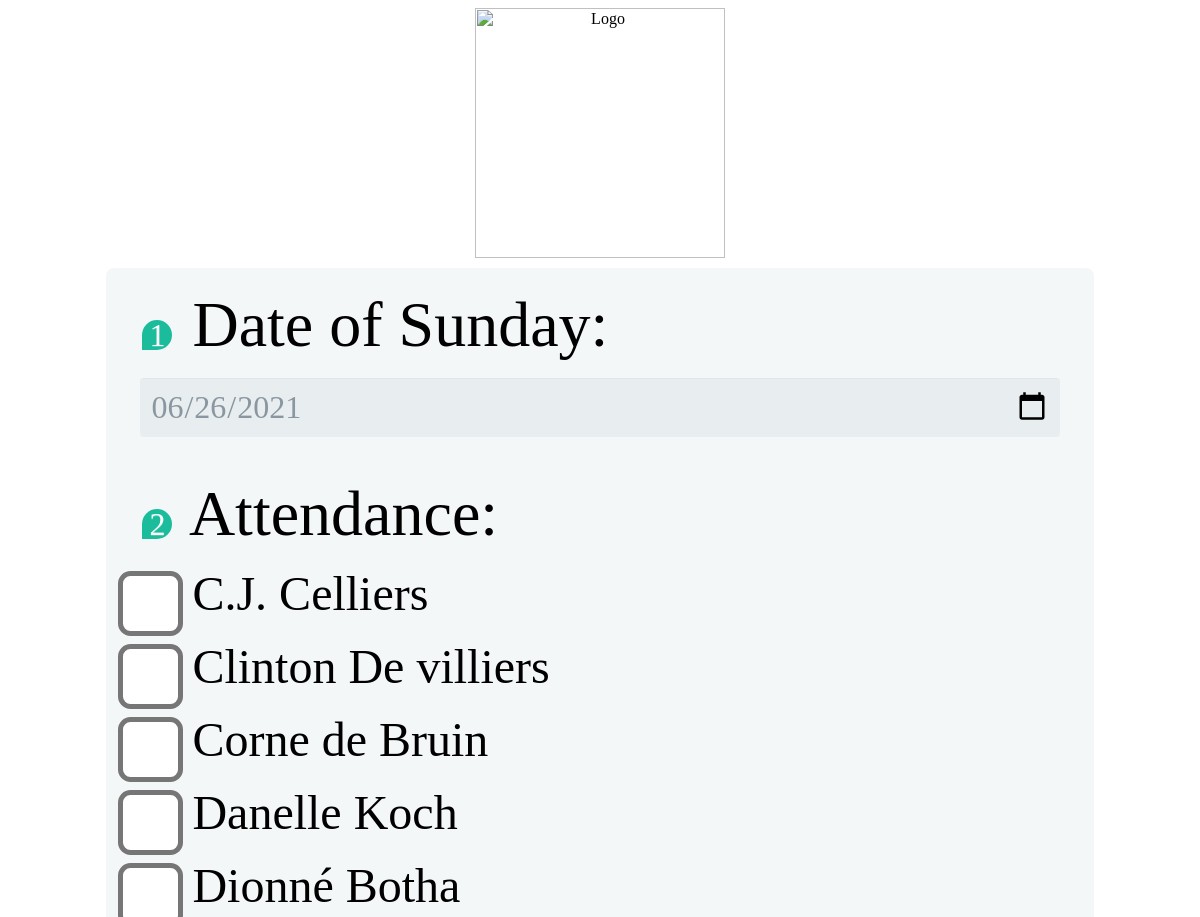
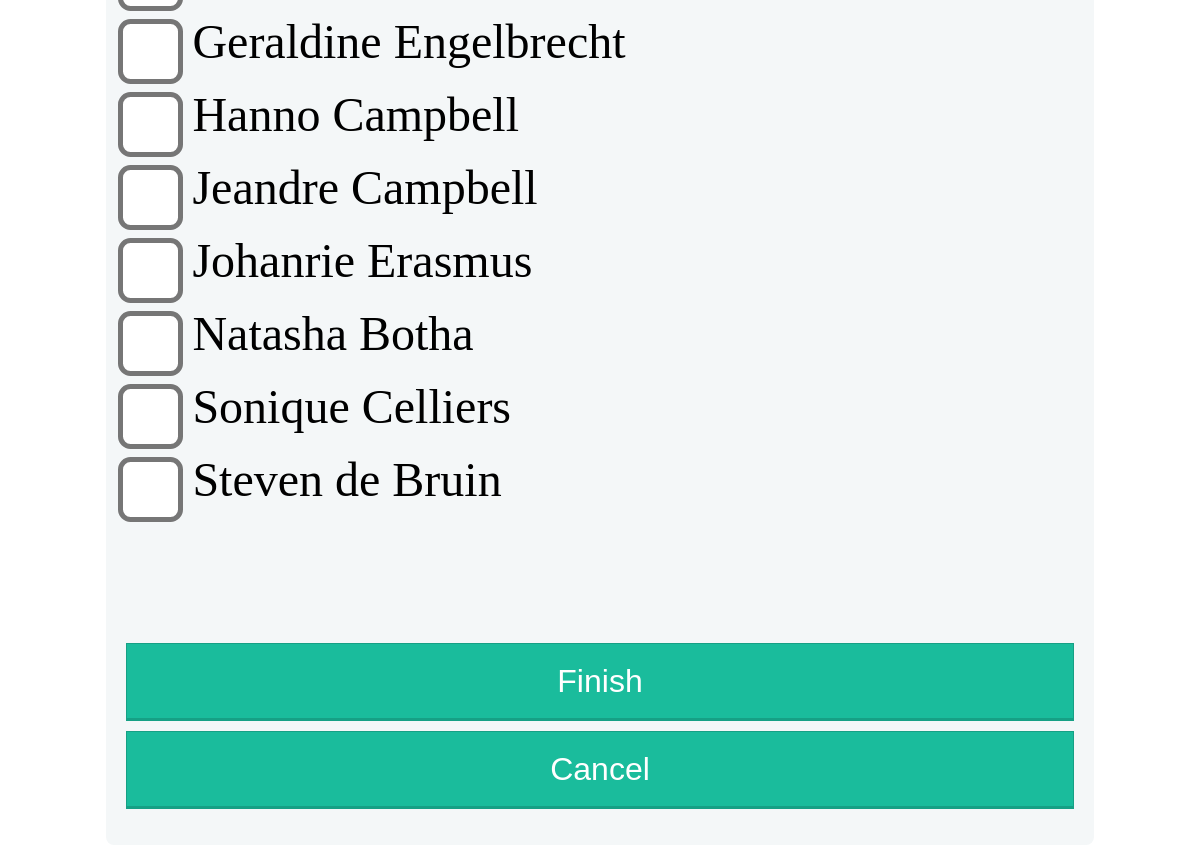
The app's page /register.php (signed in), older data (2 pictures, top to bottom).
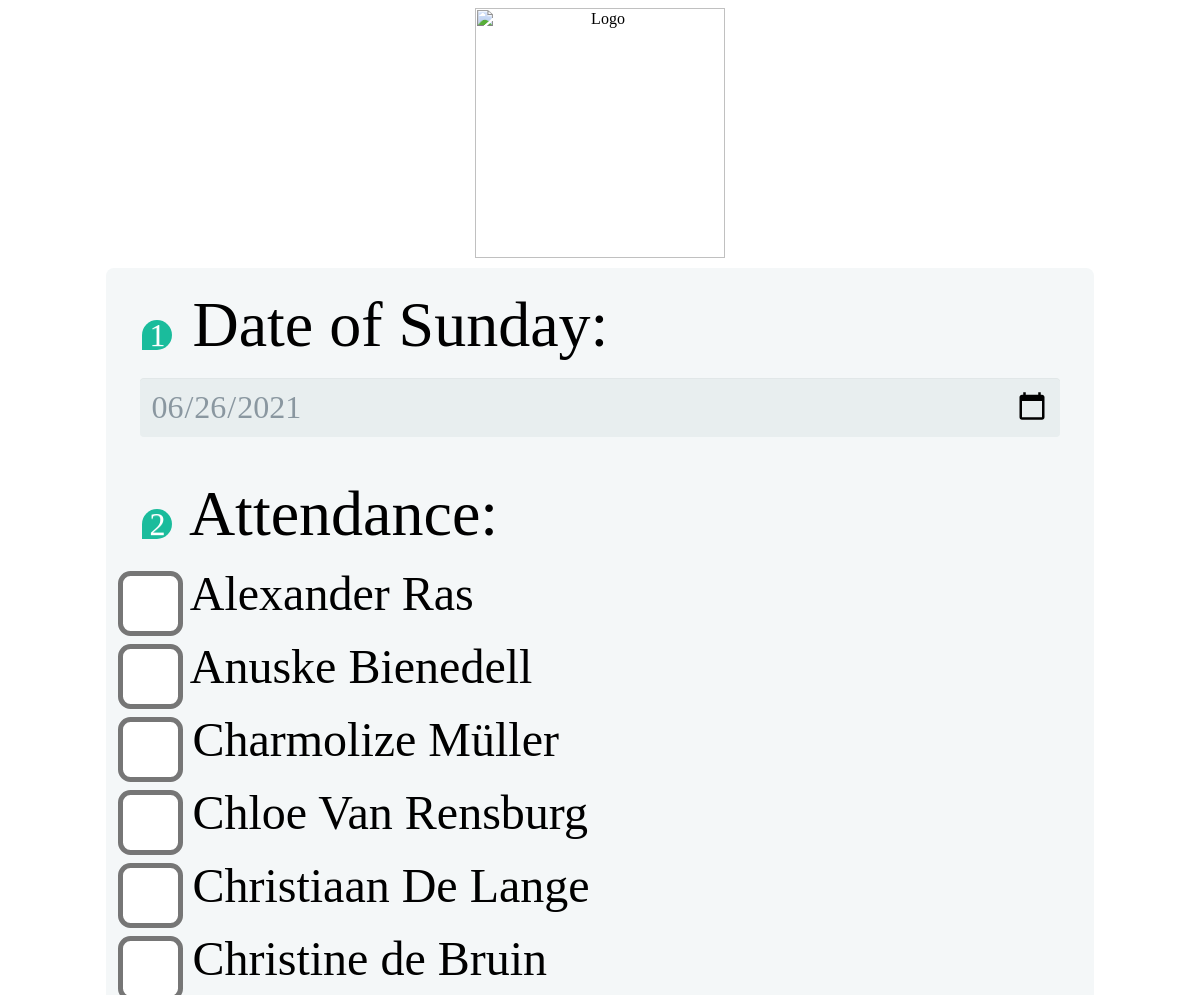
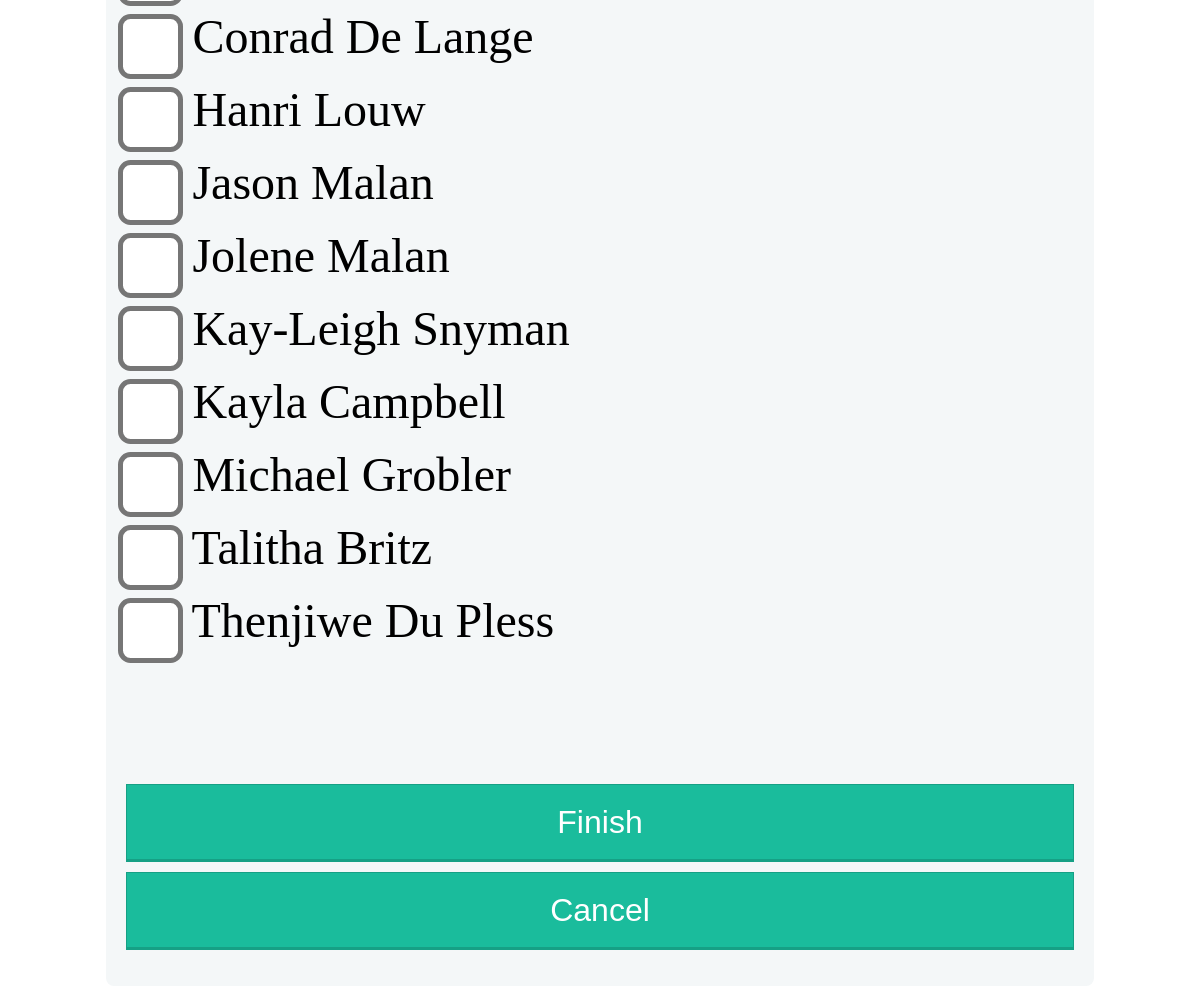
The same page, newer data (2 pictures, top to bottom).
### tables this page shows
CREATE TABLE student ( 
	id INTEGER NOT NULL PRIMARY KEY AUTOINCREMENT,
	name TEXT NOT NULL,
	surname TEXT NOT NULL,
	birthday date,
	age INTEGER,
	houseaddress TEXT,
	mom TEXT,
	momnum TEXT,
	dad TEXT,
	dadnum TEXT,
	churchsms TEXT,
	active BIT,
    class_id INTEGER, email TEXT, school TEXT);

### register.php (the view, shortened to what this page needs)
<html>
<head>
    <link rel="stylesheet" href="main.css">
</head>
<body>
    <div style="text-align: center"><img alt="Logo" src="Pictures/Logo2.png" width="250px" /></div>
    <div class="form-style-5">
        <form method="POST">
            <fieldset>
                <legend><span class="number">1</span> Date of Sunday:</legend>
                <input type="date" value="<?php echo date('Y-m-d'); ?>" name="classdate" />
            </fieldset>
            <fieldset>
                <legend><span class="number">2</span> Attendance:</legend>
                <?php
                $classid = $_SESSION['class_id'];
                include_once('db_open.php');
                $sql = "SELECT id,name,surname FROM student WHERE class_id = $classid and active != 0 ORDER BY name;";
                $result = $conn->query($sql);
                foreach ($result as $row) {
                    echo '<input type="checkbox" value="' . $row['id'] . '" name="attended[' . $row['id'] . ']"><span class="checkboxtext"> ' . $row['name'] . ' ' . $row['surname'] . "</span><br>";
                    echo '<br>';
                }
                ?>
            </fieldset>
            <br><br><br><br><br><br>
            <input type="submit" value="Finish" /> <input type="button" value="Cancel" onclick='window.location = "menu.php";' />
        </form>
    </div>
</body>
</html>

Row changes from the older to the newer data that the page shows:
no longer on this page (row edited): student: name "C.J.", surname "Celliers"
no longer on this page (row edited): student: name "Clinton", surname "De villiers"
no longer on this page (row edited): student: name "Corne", surname "de Bruin"
no longer on this page (row edited): student: name "Danelle", surname "Koch"
no longer on this page (row edited): student: name "Dionné", surname "Botha"
no longer on this page (row edited): student: name "Geraldine", surname "Engelbrecht"
no longer on this page (row edited): student: name "Hanno", surname "Campbell"
no longer on this page (row edited): student: name "Jeandre", surname "Campbell"
no longer on this page (row edited): student: name "Johanrie", surname "Erasmus"
no longer on this page (row edited): student: name "Natasha", surname "Botha"
no longer on this page (row edited): student: name "Sonique", surname "Celliers"
no longer on this page (row edited): student: name "Steven", surname "de Bruin"
now on this page (row edited): student: name "Alexander", surname "Ras"
added student: name "Anuske", surname "Bienedell"
now on this page (row edited): student: name "Charmolize", surname "Müller"
added student: name "Chloe", surname "Van Rensburg"
added student: name "Christiaan", surname "De Lange"
now on this page (row edited): student: name "Christine", surname "de Bruin"
added student: name "Conrad", surname "De Lange"
now on this page (row edited): student: name "Hanri", surname "Louw"
now on this page (row edited): student: name "Jason", surname "Malan"
now on this page (row edited): student: name "Jolene", surname "Malan"
now on this page (row edited): student: name "Kay-Leigh", surname "Snyman"
now on this page (row edited): student: name "Kayla", surname "Campbell"
added student: name "Michael", surname "Grobler"
now on this page (row edited): student: name "Talitha", surname "Britz"
added student: name "Thenjiwe", surname "Du Pless"
